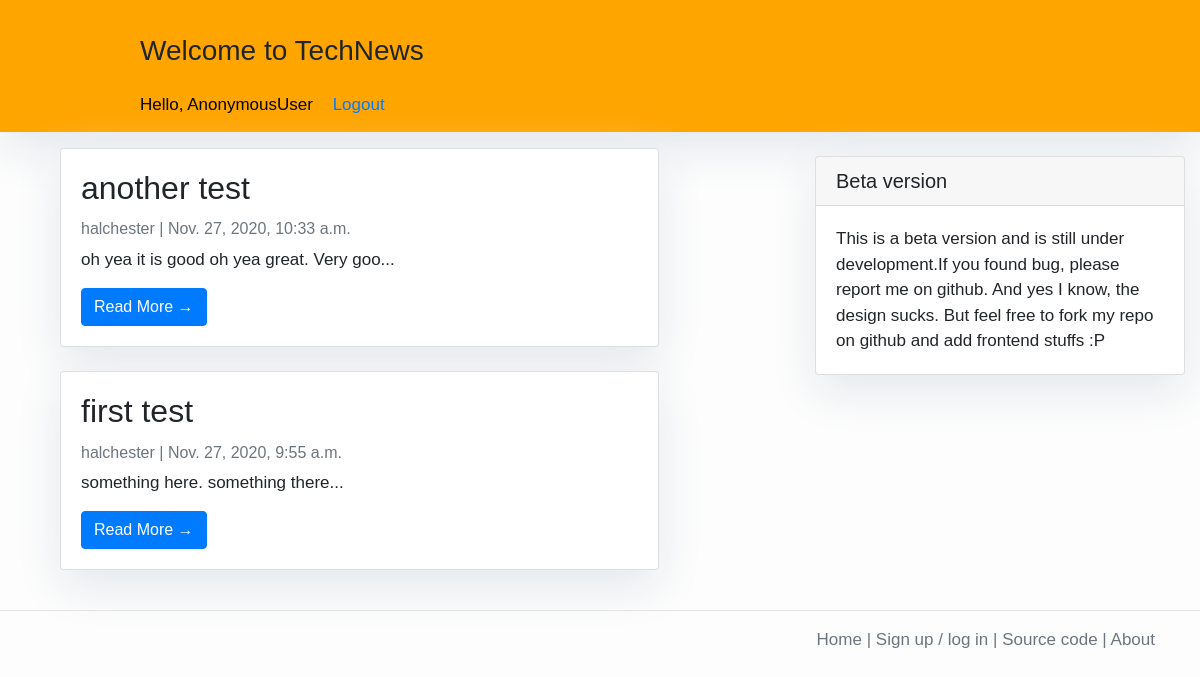
The app's page /, older data.
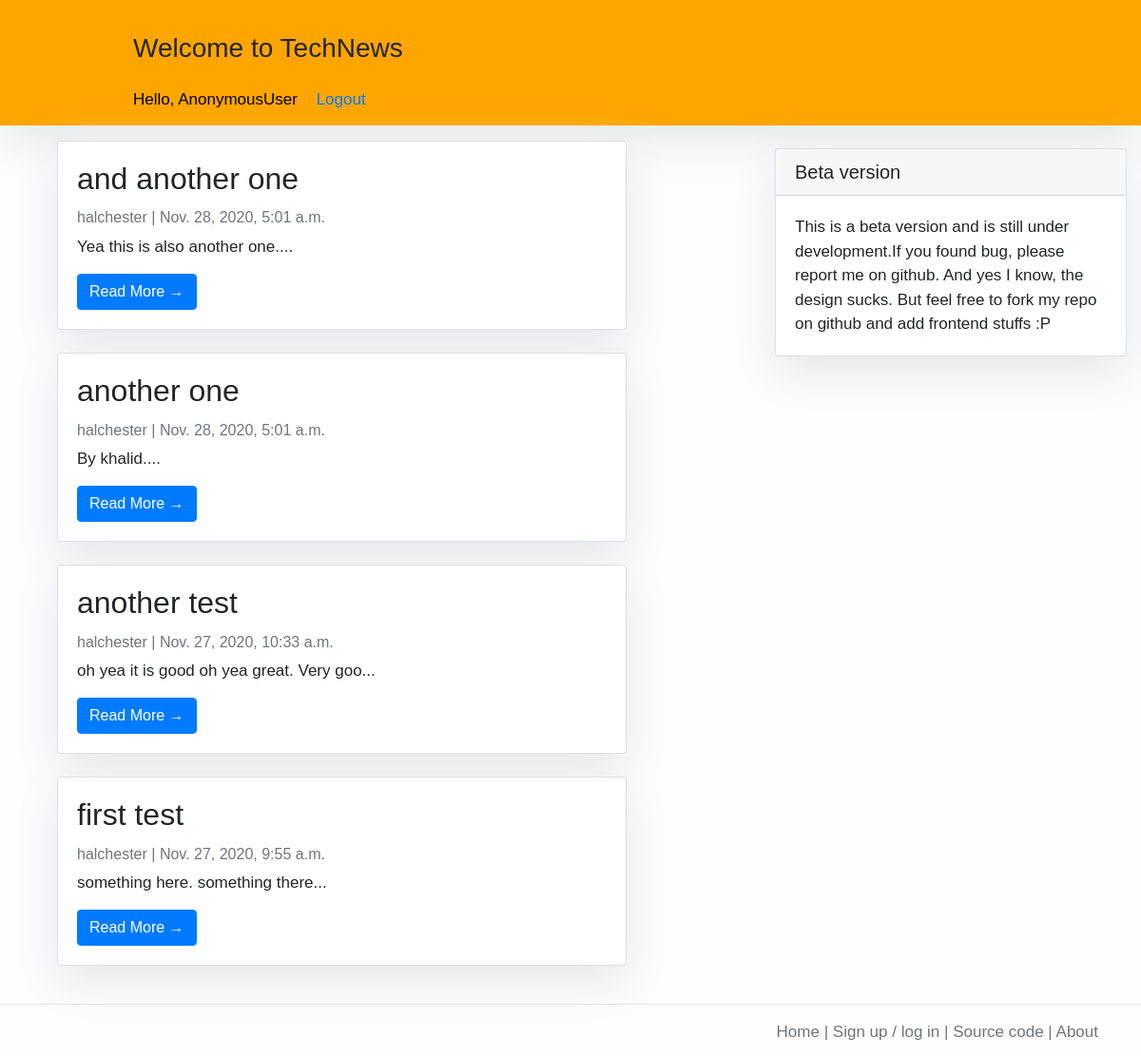
The same page, newer data.
### blogs/models.py (models this page shows, shortened)
class Post(models.Model):
    title = models.CharField(max_length = 50,unique = True)
    slug = models.SlugField(max_length = 50,unique = True)
    content = models.TextField(blank = False)
    author = models.ForeignKey(User,on_delete= models.CASCADE,related_name='blog_posts')
    updated_on = models.DateTimeField(auto_now = True)
    created_on = models.DateTimeField(auto_now_add = True)
    status = models.IntegerField(choices = STATUS, default = 0)
    class Meta:
        ordering = ['-created_on']

### blogs/views.py (the view)
# urls.py: path('',views.PostList.as_view(),name = "home"),
class PostList(generic.ListView):
    queryset = Post.objects.filter(status=1).order_by('-created_on')
    template = 'post_list.html'

### blogs/templates/blogs/post_list.html (shortened to what this page needs)
{% extends 'base_layout.html' %}
{% block content %}
<header class="masthead">
    <div class="container">
        <div class="row">
            <div class=" col-md-8 col-md-10 mx-auto">
                <div class="site-heading">
                    <h3 class=" site-heading my-4 mt-3 text-black"> Welcome to TechNews </h3>
                    <span style="font-size: 18;color : black; margin-right: 15px;">Hello, {{request.user}}</span>
                    <span><a href="{% url 'logout'%}">Logout</a></span>
                </div>
            </div>
        </div>
    </div>
</header>
<div class="col-md-4 float-right">
  <div class="card my-4">
      <h5 class="card-header">Beta version</h5>
      <div class="card-body">
          <p class="card-text">This is a beta version and is still under development.If you found bug, please report me on github. And yes I know, the design sucks. But feel free to fork my repo on github and add frontend stuffs :P</p>
      </div>
  </div>
</div>
<div class="container">
  <div class="row">
    <div class="col-md-10 mt-3 left">
      {% for post in post_list %}
      <div class="card mb-4">
        <div class="card-body">
          <h2 class="card-title">{{ post.title }}</h2>
          <p class="card-text text-muted h6">{{ post.author }} | {{ post.created_on}} </p>
          <p class="card-text">{{post.content|slice:"40"}}...</p>
          <a href="{% url 'post_detail' post.slug  %}" class="btn btn-primary">Read More &rarr;</a>
        </div>
      </div>
      {% endfor %}
    </div>
  </div>
</div>
{% endblock %}

### templates/base_layout.html (shortened to what this page needs)
{% load static %}
<!DOCTYPE html>
<html lang="en" dir="ltr">
  <head>
    <link rel="stylesheet" href="https://cdn.jsdelivr.net/npm/bootstrap@4.5.3/dist/css/bootstrap.min.css">
    <link rel="stylesheet" href="{% static 'styles.css'%}"></link>
  </head>
  <body>
    <div class = "wrapper">
      {% block content%}
      {% endblock %}
    </div>
    <hr>
    <div class="container text-right" style="max-width:700; padding-right:21; padding-top:2; font-size:14; color: #6c757d; padding-bottom: 12px;">
        <a href="/" class="text-secondary">Home</a> |
    {% if current_user.is_authenticated %}
        <a href="#" class="text-secondary">Log out ({{current_user.username}}, {{current_user.points}} points)</a> |
    {% else %}
        <a href="#" class="text-secondary">Sign up / log in</a> |
    {% endif %}
        <a href="https://github.com/halchester/technews-blog.git" class="text-secondary" target="_blank">Source code</a> |
        <a href="/about" class="text-secondary">About</a>
    </div>
  </body>
</html>

### assets/styles.css (style rules this page uses)
body { font-family: "Ubuntu", sans-serif; font-size: 17px; background-color: #fdfdfd; }
.card { box-shadow: 0 16px 48px #E3E7EB; }
.masthead { background: orange; height: auto; padding-bottom: 15px; box-shadow: 0 16px 48px #E3E7EB; padding-top: 10px; }

Row changes from the older to the newer data that the page shows:
added Post: title "and another one", author "halchester", created_on "Nov. 28, 2020, 5:01 a.m.", content "Yea this is also another one."
added Post: title "another one", author "halchester", created_on "Nov. 28, 2020, 5:01 a.m.", content "By khalid."
